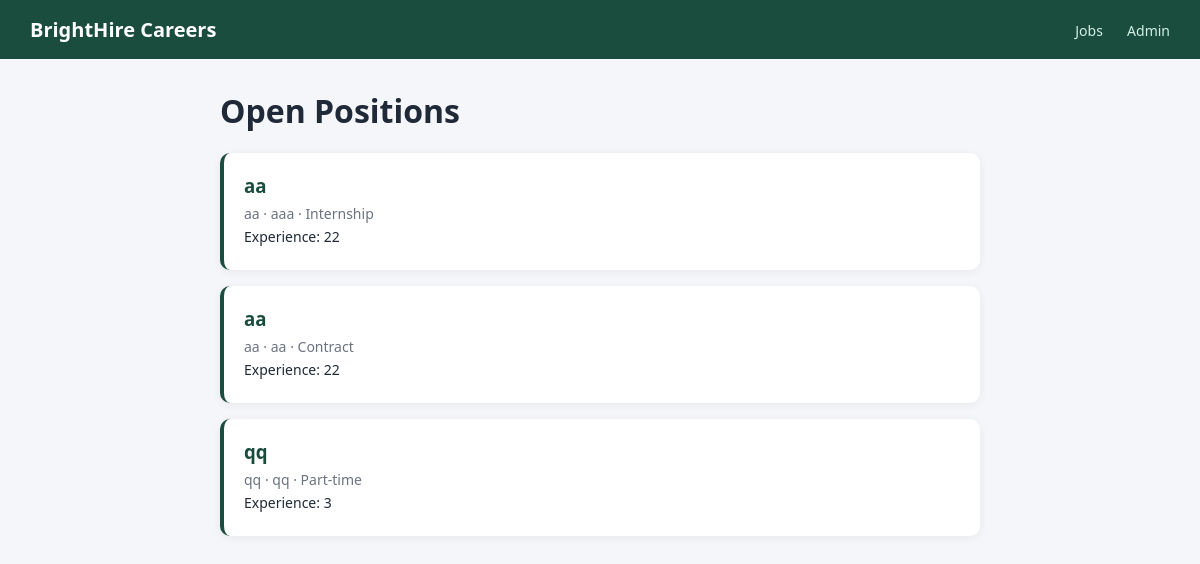
The page / on the database its author committed.
### models.py (models this page shows)
class Job(db.Model):
    id = db.Column(db.Integer, primary_key=True)
    title = db.Column(db.String(120), nullable=False)
    department = db.Column(db.String(80), nullable=False)
    location = db.Column(db.String(80), nullable=False)
    job_type = db.Column(db.String(30), nullable=False)
    experience_required = db.Column(db.String(50), nullable=False)
    description = db.Column(db.Text, nullable=False)
    posted_on = db.Column(db.DateTime, default=datetime.utcnow)
    is_active = db.Column(db.Boolean, default=True)
    applications = db.relationship("Application", backref="job", lazy=True)

### app.py (the view)
@app.route("/")
def home():
    jobs = Job.query.filter_by(is_active=True).order_by(Job.posted_on.desc()).all()
    return render_template("home.html", jobs=jobs)

### templates/home.html (shortened to what this page needs)
{% extends "base.html" %}
{% block content %}
<h1>Open Positions</h1>
<div class="job-list">
    {% for job in jobs %}
    <a class="job-card" href="{{ url_for('job_detail', job_id=job.id) }}">
        <h3>{{ job.title }}</h3>
        <p class="job-meta">{{ job.department }} &middot; {{ job.location }} &middot; {{ job.job_type }}</p>
        <p class="job-exp">Experience: {{ job.experience_required }}</p>
    </a>
    {% endfor %}
</div>
{% endblock %}

### static/css/style.css (style rules this page uses)
* { box-sizing: border-box; font-family: 'Segoe UI', Arial, sans-serif; }
body { margin: 0; background: #f4f6f9; color: #1f2937; }
.job-list { display: grid; gap: 16px; }
.job-card { display: block; background: #fff; padding: 20px; border-radius: 10px; box-shadow: 0 2px 10px rgba(0,0,0,0.06); text-decoration: none; color: inherit; border-left: 4px solid #1b4d3e; }
.job-card h3 { margin: 0 0 6px 0; color: #1b4d3e; }
.job-meta { color: #6b7280; font-size: 14px; margin: 4px 0; }
.job-exp { font-size: 14px; margin: 4px 0; }

### rows shown on the page
Job: title "aa", department "aa", location "aaa", job_type "Internship", experience_required "22"
Job: title "aa", department "aa", location "aa", job_type "Contract", experience_required "22"
Job: title "qq", department "qq", location "qq", job_type "Part-time", experience_required "3"
